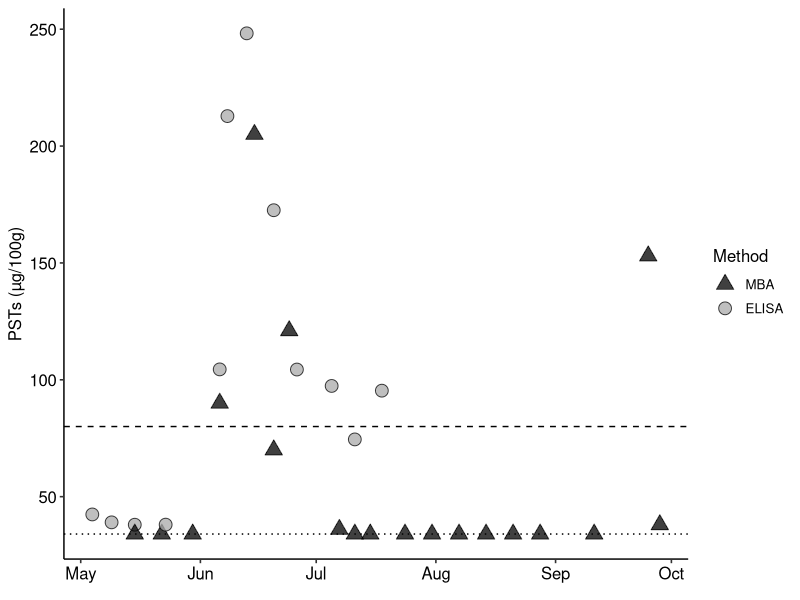
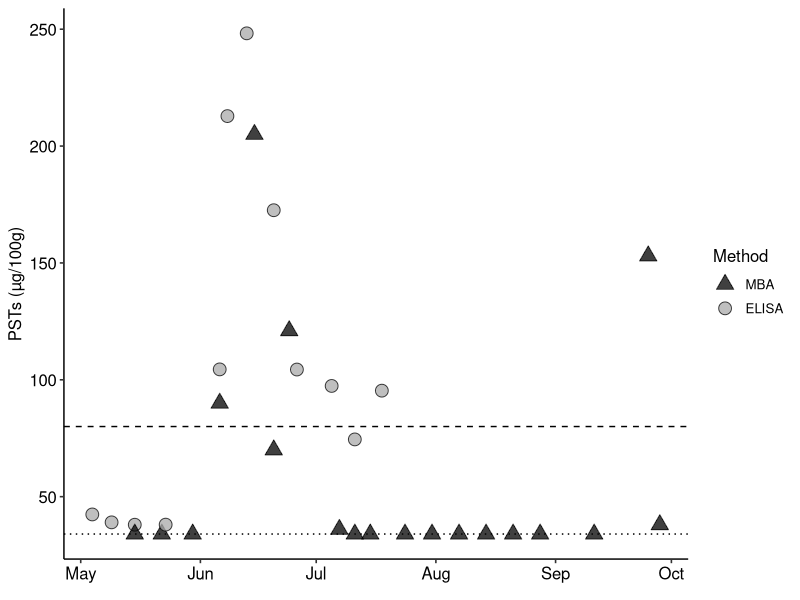
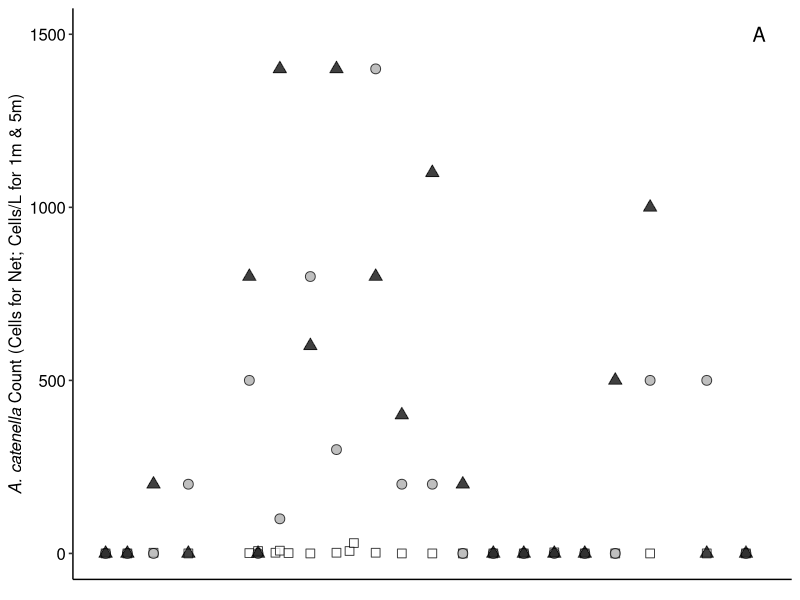

Write R code to recreate these figures, in order. (Note: this script raises an error after producing the figures.)
## ---- chunk 1
knitr::opts_chunk$set(echo = TRUE)
## ---- chunk 2
#install.packages("tidyverse")
#install.packages("ggpubr")
#install.packages("patchwork")
## ---- chunk 3
library(tidyverse)
library(ggpubr)
library(patchwork)
## ---- chunk 4
psts <- read.csv("../Data/Oyster_PSTs.csv")
alex <- read.csv("../Data/Alexandrium_MicroscopeCounts.csv")
qpcr <- read.csv("../Data/Alexandrium_qPCR_Results.csv")
## ---- chunk 5
psts$Date <- as.Date(psts$Date, "%m/%d/%Y")
alex$Date <- as.Date(alex$Date, "%m/%d/%Y")
qpcr$Date <- as.Date(qpcr$Date, "%m/%d/%Y")
qpcr <- subset(qpcr, qpcr$Sample_Type == "Sample")
qpcr <- subset(qpcr, qpcr$Quantity_Corrected >= 63.98)
## ---- chunk 6
pst_time <- ggplot(psts, aes(x = Date, y = Tox_ug_100g, fill = Method, shape = Method)) + 
  scale_fill_manual(values = c("black", "darkgray"), labels = c("MBA", "ELISA")) +
  scale_shape_manual(values = c(24, 21), labels = c("MBA", "ELISA")) +
  geom_point(size = 4, color = "black", alpha = 0.75) +
  theme_pubr() +
  theme(legend.position = "right") +
  labs(
    x = element_blank(),
    y = "PSTs (\u00b5g/100g)")  +
  geom_hline(yintercept = 80, linetype = "dashed") +
  geom_hline(yintercept = 34, linetype = "dotted")
pst_time
## ---- chunk 7
jpeg("../Figures/Fig7.jpg", width = 8, height = 5, units="in", res=600)
pst_time
## ---- chunk 8
counts_time <- ggplot(alex, aes(x=Date)) +
  
  geom_point(aes(y=Count_Net), fill = "white", shape = 22, size = 3, alpha = 0.75) + 
  geom_point(aes(y=Count_1m_L), fill = "darkgray", shape = 21, size = 3, alpha = 0.75) +
  geom_point(aes(y=Count_5m_L), fill = "black", shape = 24, size = 3, alpha = 0.75) +
  theme_pubr() +
  annotate("text", x=as.Date("2023-10-01"), y=1500, label = "A", size = 5) +
  labs(x = element_blank(), y = "*A. catenella* Count (Cells for Net; Cells/L for 1m & 5m)") + 
  theme(axis.title.y = ggtext::element_markdown(), axis.text.x = element_blank(), axis.ticks.x = element_blank()) 

counts_time
## ---- chunk 9
qpcr_mean <- aggregate(Copies_L_Corrected ~ Date, data = qpcr, FUN = mean)
qpcr_time <- ggplot(qpcr_mean, aes(x = Date, y = Copies_L_Corrected)) + 
  geom_point(size = 4, shape = 1) + 
  theme_pubr() + 
  scale_y_continuous(trans="log10") +
  labs(x = element_blank(), y = "*A. catenella* Quantity (Copy Number/L; Log-transformed)") +
  theme(axis.title.y = ggtext::element_markdown()) +
  annotate("text", x=as.Date("2023-10-01"), y=1e+09, label = "B", size = 5)
 qpcr_time
## ---- chunk 10
jpeg("../Figures/Fig8.jpg", width = 8, height = 10, units="in", res=600)
counts_time /
  qpcr_time
